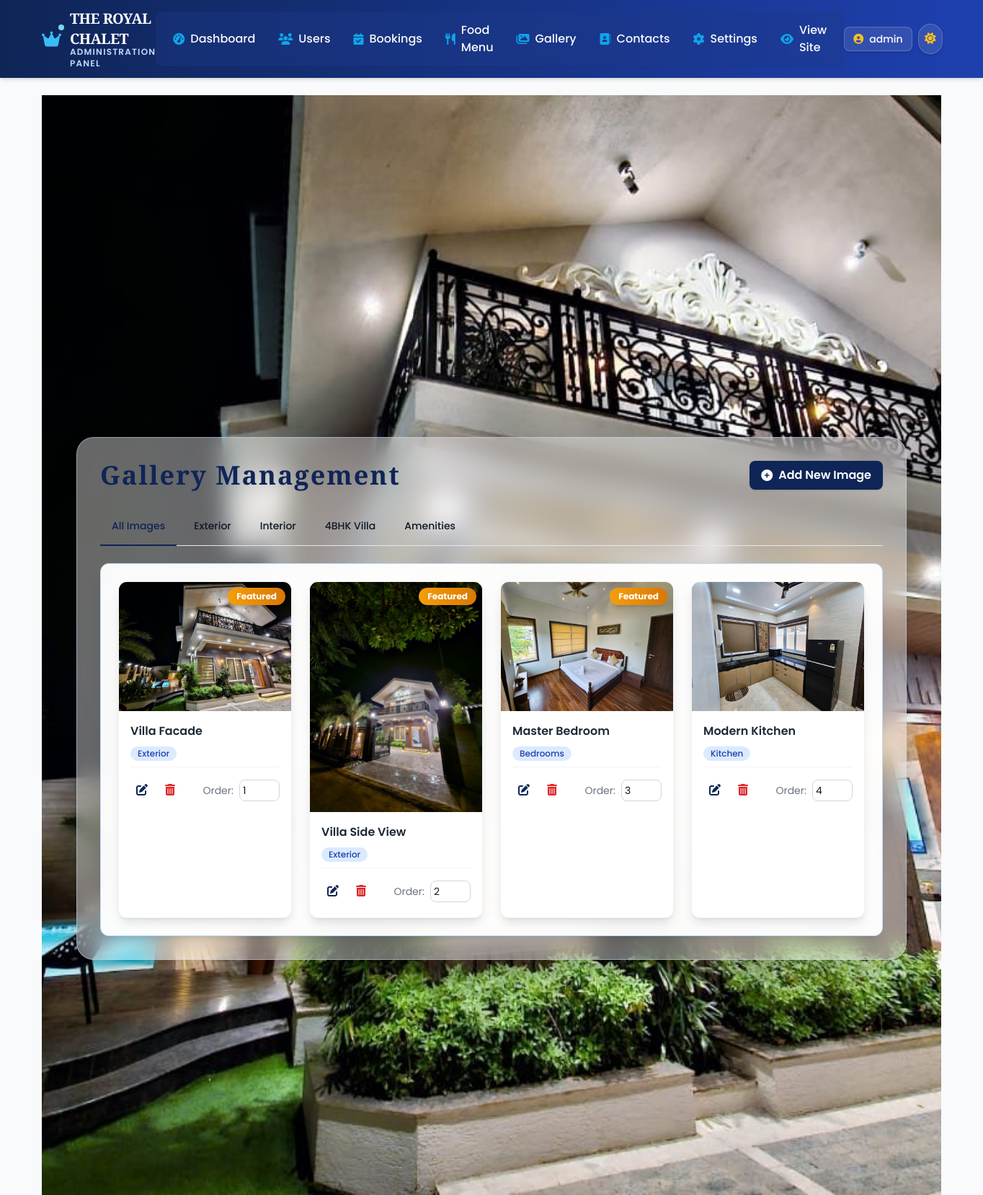
Page /admin/gallery (signed in) on the committed database.
### models.py (models this page shows)
class User(UserMixin, db.Model):
    id = db.Column(db.Integer, primary_key=True)
    username = db.Column(db.String(80), unique=True, nullable=False)
    email = db.Column(db.String(120), unique=True, nullable=False)
    password_hash = db.Column(db.String(128), nullable=False)
    is_admin = db.Column(db.Boolean, default=False)
    phone = db.Column(db.String(15))
    address = db.Column(db.Text)
    created_at = db.Column(db.DateTime, default=lambda: datetime.now(timezone.utc))
    last_login = db.Column(db.DateTime)
    bookings = db.relationship('Booking', backref='user', lazy=True)
    orders = db.relationship('FoodOrder', backref='user', lazy=True)
    reviews = db.relationship('Review', backref='user', lazy=True)

class GalleryImage(db.Model):
    id = db.Column(db.Integer, primary_key=True)
    section = db.Column(db.String(50), nullable=False)
    image_path = db.Column(db.String(200), nullable=False)
    caption = db.Column(db.String(100))
    alt_text = db.Column(db.String(200))
    is_featured = db.Column(db.Boolean, default=False)
    display_order = db.Column(db.Integer, default=0)
    tags = db.Column(db.String(200), default='')
    created_at = db.Column(db.DateTime, default=lambda: datetime.now(timezone.utc))

### app.py (the view)
@app.route('/admin/gallery')
@login_required
def admin_gallery():
    if not current_user.is_admin:
        abort(403)
    images = GalleryImage.query.order_by(GalleryImage.display_order).all()
    return render_template('admin/admin_gallery.html', images=images)

### app.py (called while the page is built)
@app.context_processor
def inject_now():
    return {'now': datetime.now()}

@app.context_processor
def inject_settings():
    settings = {}
    try:
        for setting in VillaSettings.query.all():
            settings[setting.setting_key] = setting.setting_value
    except:
        pass
    return {'villa_settings': settings}

@login_manager.user_loader
def load_user(user_id):
    return User.query.get(int(user_id))

@app.after_request
def add_header(response):
    if 'Cache-Control' not in response.headers:
        response.headers['Cache-Control'] = 'public, max-age=31536000'
    return response

### templates/admin/admin_gallery.html (shortened to what this page needs)
{% extends 'admin/admin_base.html' %}
{% block content %}
<div class="min-h-screen flex flex-col items-center justify-center bg-cover bg-center bg-fixed" style="background-image: url('{{ url_for('static', filename='Villa From Outside1.jpg') }}');">
  <div class="relative z-10 w-full max-w-6xl bg-white/40 dark:bg-gray-900/60 rounded-3xl shadow-2xl p-8 mb-8 backdrop-blur-lg border border-blue-200/50 dark:border-blue-800/50 mt-12 transition-colors duration-300">
    <div class="flex flex-col md:flex-row justify-between items-start md:items-center mb-6 gap-4">
      <h2 class="text-4xl font-extrabold text-admin-primary dark:text-blue-400 tracking-wide" style="font-family: 'Playfair Display', serif; letter-spacing: 2px;">Gallery Management</h2>
      <button id="addImageBtn" class="px-4 py-2 bg-admin-primary text-white rounded-lg hover:bg-blue-800 shadow font-semibold flex items-center transition-all duration-300 transform hover:translate-y-[-2px]">
        <i class="fas fa-plus-circle mr-2"></i>Add New Image
      </button>
    </div>
    <div class="mb-6 border-b border-gray-200 dark:border-gray-700">
      <ul class="flex flex-wrap -mb-px text-sm font-medium text-center" id="galleryTabs" role="tablist">
        <li class="mr-2" role="presentation">
          <button class="inline-block p-4 border-b-2 border-admin-primary text-admin-primary dark:text-blue-400 rounded-t-lg hover:text-blue-800 hover:border-blue-800 dark:hover:text-blue-300 active" id="all-tab" data-section="all" type="button" role="tab" aria-controls="all" aria-selected="true">All Images</button>
        </li>
        <li class="mr-2" role="presentation">
          <button class="inline-block p-4 border-b-2 border-transparent rounded-t-lg hover:text-blue-600 hover:border-blue-600 dark:hover:text-blue-300" id="exterior-tab" data-section="exterior" type="button" role="tab" aria-controls="exterior" aria-selected="false">Exterior</button>
        </li>
        <li class="mr-2" role="presentation">
          <button class="inline-block p-4 border-b-2 border-transparent rounded-t-lg hover:text-blue-600 hover:border-blue-600 dark:hover:text-blue-300" id="interior-tab" data-section="interior" type="button" role="tab" aria-controls="interior" aria-selected="false">Interior</button>
        </li>
        <li class="mr-2" role="presentation">
          <button class="inline-block p-4 border-b-2 border-transparent rounded-t-lg hover:text-blue-600 hover:border-blue-600 dark:hover:text-blue-300" id="4bhk-tab" data-section="4bhk" type="button" role="tab" aria-controls="4bhk" aria-selected="false">4BHK Villa</button>
        </li>
        <li class="mr-2" role="presentation">
          <button class="inline-block p-4 border-b-2 border-transparent rounded-t-lg hover:text-blue-600 hover:border-blue-600 dark:hover:text-blue-300" id="amenities-tab" data-section="amenities" type="button" role="tab" aria-controls="amenities" aria-selected="false">Amenities</button>
        </li>
      </ul>
    </div>
    <div class="bg-white/95 dark:bg-gray-800/95 rounded-xl shadow-xl p-6 backdrop-blur-md border border-blue-200 dark:border-blue-800 transition-colors duration-300">
      <div class="grid grid-cols-1 md:grid-cols-2 lg:grid-cols-3 xl:grid-cols-4 gap-6" id="galleryGrid">
        {% if images %}
          {% for image in images %}
            <div class="gallery-item bg-white dark:bg-gray-700 rounded-xl shadow-lg overflow-hidden border border-gray-100 dark:border-gray-600 hover:shadow-xl transition-all duration-300 transform hover:translate-y-[-3px]" data-section="{{ image.section }}">
              <div class="relative aspect-w-16 aspect-h-9 overflow-hidden bg-gray-100 dark:bg-gray-800">
                <img src="{{ url_for('static', filename=image.image_path) }}" alt="{{ image.alt_text }}" class="object-cover w-full h-full transition-transform duration-500 hover:scale-105">
                {% if image.is_featured %}
                  <div class="absolute top-2 right-2 bg-gradient-to-r from-amber-500 to-amber-600 text-white text-xs font-bold px-3 py-1 rounded-full shadow-md">Featured</div>
                {% endif %}
              </div>
              <div class="p-4">
                <h3 class="font-semibold text-gray-800 dark:text-gray-200 mb-2 truncate">{{ image.caption }}</h3>
                <p class="text-sm text-gray-600 dark:text-gray-400 mb-2">
                  <span class="inline-flex items-center px-2.5 py-0.5 rounded-full text-xs font-medium bg-blue-100 dark:bg-blue-900 text-blue-800 dark:text-blue-200">
                    {{ image.section|title }}
                  </span>
                </p>
                <div class="flex justify-between items-center pt-3 border-t border-gray-100 dark:border-gray-600">
                  <div class="flex space-x-2">
                    <button class="edit-image-btn p-2 text-admin-primary hover:text-blue-800 dark:text-blue-400 dark:hover:text-blue-300 hover:bg-blue-50 dark:hover:bg-blue-900/30 rounded-lg transition-colors" data-id="{{ image.id }}">
                      <i class="fas fa-edit"></i>
                    </button>
                    <button class="delete-image-btn p-2 text-red-600 hover:text-red-800 dark:text-red-400 dark:hover:text-red-300 hover:bg-red-50 dark:hover:bg-red-900/30 rounded-lg transition-colors" data-id="{{ image.id }}">
                      <i class="fas fa-trash-alt"></i>
                    </button>
                  </div>
                  <div class="flex items-center space-x-2">
                    <span class="text-sm text-gray-500 dark:text-gray-400">Order:</span>
                    <input type="number" class="display-order-input w-14 p-1 text-sm border border-gray-300 dark:border-gray-600 rounded-lg bg-white dark:bg-gray-800" value="{{ image.display_order }}" min="1" data-id="{{ image.id }}">
                  </div>
                </div>
              </div>
            </div>
          {% endfor %}
        {% endif %}
      </div>
    </div>
  </div>
</div>
{% endblock %}

### templates/admin/admin_base.html (shortened to what this page needs)
<!DOCTYPE html>
<html lang="en">
<head>
    <script src="https://cdn.tailwindcss.com"></script>
    <link rel="stylesheet" href="{{ url_for('static', filename='css/styles.min.css') }}">
    <link rel="stylesheet" href="https://unpkg.com/aos@2.3.1/dist/aos.css" />
    <link rel="stylesheet" href="https://cdnjs.cloudflare.com/ajax/libs/font-awesome/6.4.0/css/all.min.css">
</head>
<body class="bg-gray-50 dark:bg-gray-900 text-gray-900 dark:text-gray-100 transition-colors duration-300 min-h-screen flex flex-col">
    <nav class="bg-gradient-to-r from-admin-primary to-blue-800 shadow-md py-3 transition-colors duration-300 sticky top-0 z-50">
        <div class="container mx-auto flex justify-between items-center px-4">
            <a href="/admin/dashboard" class="flex items-center gap-3 group">
                <div class="relative">
                    <i class="fas fa-crown text-sky-400 text-2xl transform group-hover:scale-110 transition-transform duration-300"></i>
                    <span class="absolute -top-1 -right-1 w-2 h-2 bg-sky-300 rounded-full animate-ping"></span>
                </div>
                <div class="flex flex-col">
                    <span class="text-xl font-bold text-white tracking-tight brand-text" style="font-family: 'Playfair Display', serif;">THE ROYAL CHALET</span>
                    <span class="text-xs text-blue-200 font-semibold tracking-widest uppercase -mt-1 brand-subtext">Administration Panel</span>
                </div>
            </a>
            <div class="hidden md:flex items-center gap-2 bg-blue-900/40 rounded-lg px-3 py-1.5 shadow-sm backdrop-blur-sm">
                <a href="/admin/dashboard" class="px-3 py-2 rounded-lg hover:bg-blue-800/50 transition-all duration-300 flex items-center gap-2 text-sm md:text-base font-medium text-white transform hover:scale-105 group nav-link">
                    <i class="fas fa-tachometer-alt text-sky-400 group-hover:text-sky-300 transition-colors duration-300 nav-icon"></i>
                    <span>Dashboard</span>
                </a>
                <a href="/admin/users" class="px-3 py-2 rounded-lg hover:bg-blue-800/50 transition-all duration-300 flex items-center gap-2 text-sm md:text-base font-medium text-white transform hover:scale-105 group nav-link">
                    <i class="fas fa-users text-amber-400 group-hover:text-amber-300 transition-colors duration-300 nav-icon"></i>
                    <span>Users</span>
                </a>
                <a href="/admin/bookings" class="px-3 py-2 rounded-lg hover:bg-blue-800/50 transition-all duration-300 flex items-center gap-2 text-sm md:text-base font-medium text-white transform hover:scale-105 group nav-link">
                    <i class="fas fa-calendar-check text-amber-400 group-hover:text-amber-300 transition-colors duration-300 nav-icon"></i>
                    <span>Bookings</span>
                </a>
                <a href="/admin/menu" class="px-3 py-2 rounded-lg hover:bg-blue-800/50 transition-all duration-300 flex items-center gap-2 text-sm md:text-base font-medium text-white transform hover:scale-105 group nav-link">
                    <i class="fas fa-utensils text-amber-400 group-hover:text-amber-300 transition-colors duration-300 nav-icon"></i>
                    <span>Food Menu</span>
                </a>
                <a href="/admin/gallery" class="px-3 py-2 rounded-lg hover:bg-blue-800/50 transition-all duration-300 flex items-center gap-2 text-sm md:text-base font-medium text-white transform hover:scale-105 group nav-link">
                    <i class="fas fa-images text-amber-400 group-hover:text-amber-300 transition-colors duration-300 nav-icon"></i>
                    <span>Gallery</span>
                </a>
                <a href="/admin/contacts" class="px-3 py-2 rounded-lg hover:bg-blue-800/50 transition-all duration-300 flex items-center gap-2 text-sm md:text-base font-medium text-white transform hover:scale-105 group nav-link">
                    <i class="fas fa-address-book text-amber-400 group-hover:text-amber-300 transition-colors duration-300 nav-icon"></i>
                    <span>Contacts</span>
                </a>
                <a href="/admin/settings" class="px-3 py-2 rounded-lg hover:bg-blue-800/50 transition-all duration-300 flex items-center gap-2 text-sm md:text-base font-medium text-white transform hover:scale-105 group nav-link">
                    <i class="fas fa-cog text-amber-400 group-hover:text-amber-300 transition-colors duration-300 nav-icon"></i>
                    <span>Settings</span>
                </a>
                <a href="/" class="px-3 py-2 rounded-lg hover:bg-blue-800/50 transition-all duration-300 flex items-center gap-2 text-sm md:text-base font-medium text-white transform hover:scale-105 group nav-link">
                    <i class="fas fa-eye text-amber-400 group-hover:text-amber-300 transition-colors duration-300 nav-icon"></i>
                    <span>View Site</span>
                </a>
            </div>
            <div class="flex items-center gap-2">
                <a href="/profile" class="header-button px-3 py-1.5 rounded-lg flex items-center gap-2 text-sm font-medium">
                    <i class="fas fa-user-circle text-amber-400"></i>
                    <span>{{ current_user.username }}</span>
                </a>
                <button id="theme-toggle" class="header-button p-2 rounded-full">
                    <i class="fas fa-sun text-amber-400 dark:hidden" id="sunIcon"></i>
                </button>
            </div>
        </div>
    </nav>
    <main class="flex-1 container mx-auto px-4 py-6 transition-colors duration-300 dark:text-gray-200">
        {% block content %}{% endblock %}
    </main>
</body>
</html>

### templates/admin/admin_base.html (style rules this page uses)
body { font-family: 'Poppins', 'Montserrat', 'Raleway', 'Playfair Display', sans-serif; scroll-behavior: smooth; padding: 0 !important; margin: 0; overflow-x: hidden; background-color: #f8fafc; }
header, .admin-header, nav, .navbar, .fixed-header { position: static !important; width: 100%; z-index: 10; background: linear-gradient(to right, #0f2557, #1e40af) !important; padding: 0.75rem 0; }
.nav-link, .nav-item a { color: #f8fafc !important; font-weight: 500 !important; transition: all 0.3s ease; }
.brand-text { color: #ffffff !important; letter-spacing: 1px; }
.brand-subtext { color: #bfdbfe !important; }
.nav-icon { color: #0ea5e9 !important; }
.header-button { background-color: rgba(255, 255, 255, 0.1) !important; border: 1px solid rgba(255, 255, 255, 0.2) !important; color: #ffffff !important; box-shadow: 0 2px 5px rgba(0, 0, 0, 0.1) !important; }

### rows in the picture
User: username "admin"
GalleryImage: image_path (picture), is_featured "Featured", caption "Villa Facade", section "Exterior", display_order "1"
GalleryImage: image_path (picture), is_featured "Featured", caption "Villa Side View", section "Exterior", display_order "2"
GalleryImage: image_path (picture), is_featured "Featured", caption "Master Bedroom", section "Bedrooms", display_order "3"
GalleryImage: image_path (picture), caption "Modern Kitchen", section "Kitchen", display_order "4"
